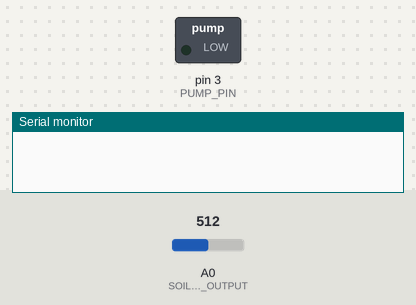
Simulated run of this sketch. Board: Arduino Uno, built with avr-gcc and run on an emulated ATmega328P. Shown: switched loads named in the sketch (green lamp = pin HIGH), the last lines printed to the serial monitor. Inputs (shaded band) come from the test bench; at power-on: A0 (SOIL_SENSOR_OUTPUT) = 512. Pins used as bus, display or sensor lines are not drawn.

Above: at 0.1 s.
At 1.5 s:
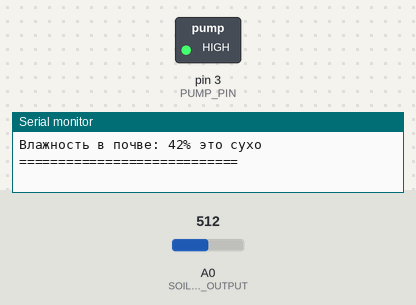
Timing chart, 0 to 3.0 s (numbered marks = the images above):
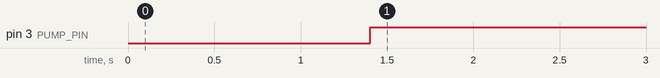

The sketch:

auto_irrigation.ino
```cpp
/*
  Скетч для проекта "Smart Climate"
  Исходный код на GitHub: https://github.com/DragonNP/smart-climate
  Автор: DragonNP, 2021
  https://github.com/DragonNP/
*/

// ============ НАСТРОЙКИ ===========
// -------- ДАТЧИК ВЛАЖНОСТИ --------
#define OPTIMAL_HUM 60               // Заначние при котором будет включать пома
#define SOIL_SENSOR_OUTPUT A0        // Пин на котором находится питание для датчика
#define SOIL_SENSOR_PIN 2            // Пин с которого будут считываться данные
#define MIN_VALUE 240                // Мин. значение датчика в воде
#define MAX_VALUE 710                // Макс. значение датчика на воздухе

// -------------- ПОМПА -------------
#define PUMP_PIN 3                   // Пин на котором находится питание для помпы

//-------------- SERIAL -------------
#define SPEED_SERIAL 9600
// ============ НАСТРОЙКИ ===========

void setup() {
  // Init serial
  Serial.begin(SPEED_SERIAL);
  Serial.println();

  pinMode(SOIL_SENSOR_PIN, OUTPUT);
  pinMode(PUMP_PIN, OUTPUT);
}

void loop() {
  int value = get_soil_humidity();

  Serial.print("Влажность в почве: ");
  Serial.print(value);
  Serial.print("%");
  Serial.print(" это ");

  if (value < OPTIMAL_HUM && value >= 0) {
    Serial.println("сухо");
    digitalWrite(PUMP_PIN, HIGH);
  }
  else if (value >= OPTIMAL_HUM) {
    Serial.println("влажно");
    digitalWrite(PUMP_PIN, LOW);
  }
  else {
    Serial.println("не определено");
    digitalWrite(PUMP_PIN, LOW);
  }
  Serial.println("============================");

  delay(600 + 58000 + 1740000);
}

int get_soil_humidity() {
  int value = 0;

  digitalWrite(SOIL_SENSOR_PIN, HIGH);
  delay(200);
  for (int i = 0; i < 10; i++) {
    value += analogRead(SOIL_SENSOR_OUTPUT);
    delay(100);
  }
  delay(200);
  digitalWrite(SOIL_SENSOR_PIN, LOW);

  return map((value/10.0), MAX_VALUE, MIN_VALUE, 0, 100);
}
```

Measured:
- by itself, pin 3 (PUMP_PIN): LOW → HIGH at 1.4 s
